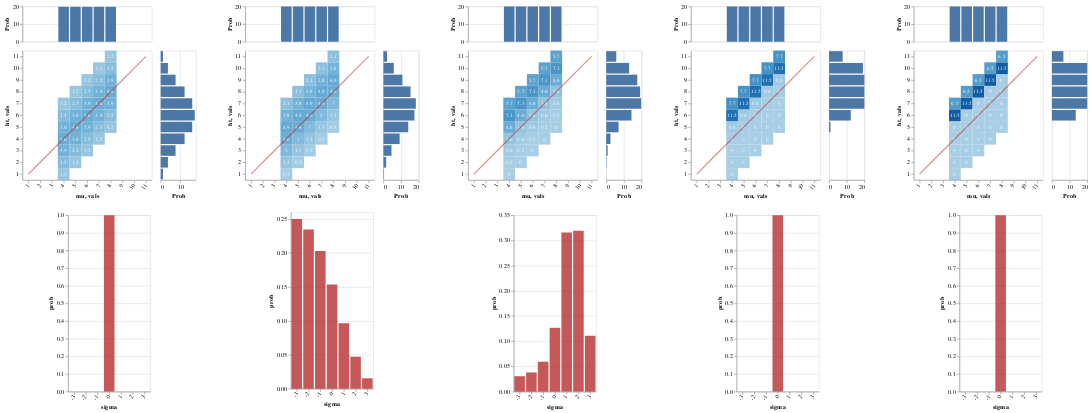

Notebook source saved alongside this figure:
### Markdown cell above
#### Pragmatic listener hears:

> "John is tall"

These agents become very confident that John's height exceeds the standard, though they remain in the dark about what the standard is

And as seen in the `ht est` marginal, even though the standard remains unknown, the belief that John's height exceeds it leads to a (positively skewed) evaluative distribution over worlds

### Code cell
writeIORef cacheRef (0, Map.empty)

mkGraph m = do
  heat <- enumD (first ht . fst <$> m)
  bar  <- enumD (lexID    . snd <$> m)
  return $ toVegaLite
    [ center True
    , vConcat [fromVL (margHeatFromDist heat), fromVL (sdBarFromDist sigma bar)]
    ]
    
vlShow . sidewaysDists <$> traverse mkGraph
  [ listener infoLUM cacheRef (0, UTall, den0)
  , lp infoLUM >>= \l -> listener infoLUM cacheRef (0, UTall, l)
  , listener infoLUM cacheRef (1, UTall, den0)
  , listener infoLUM cacheRef (2, UTall, den0)
  , listener infoLUM cacheRef (3, UTall, den0)
  ]

### Figure 1 — Vega-Lite specification as saved in the notebook (floating-point values rounded to 4 significant figures)
{"$schema": "https://vega.github.io/schema/vega-lite/v3.json", "hconcat": [{"$schema": "https://vega.github.io/schema/vega-lite/v3.json", "center": true, "vconcat": [{"$schema": "https://vega.github.io/schema/vega-lite/v3.json", "bounds": "flush", "config": {"scale": {"rectBandPaddingInner": 0}}, "data": {"values": [{"ht": "1", "mu": "4", "prob": 1.2}, {"ht": "2", "mu": "4", "prob": 2.5}, {"ht": "2", "mu": "5", "prob": 1.2}, {"ht": "3", "mu": "4", "prob": 3.9}, {"ht": "3", "mu": "5", "prob": 2.5}, {"ht": "3", "mu": "6", "prob": 1.2}, {"ht": "4", "mu": "4", "prob": 4.6}, {"ht": "4", "mu": "5", "prob": 3.9}, {"ht": "4", "mu": "6", "prob": 2.5}, {"ht": "4", "mu": "7", "prob": 1.2}, {"ht": "5", "mu": "4", "prob": 3.9}, {"ht": "5", "mu": "5", "prob": 4.6}, {"ht": "5", "mu": "6", "prob": 3.9}, {"ht": "5", "mu": "7", "prob": 2.5}, {"ht": "5", "mu": "8", "prob": 1.2}, {"ht": "6", "mu": "4", "prob": 2.5}, {"ht": "6", "mu": "5", "prob": 3.9}, {"ht": "6", "mu": "6", "prob": 4.6}, {"ht": "6", "mu": "7", "prob": 3.9}, {"ht": "6", "mu": "8", "prob": 2.5}, {"ht": "7", "mu": "4", "prob": 1.2}, {"ht": "7", "mu": "5", "prob": 2.5}, {"ht": "7", "mu": "6", "prob": 3.9}, {"ht": "7", "mu": "7", "prob": 4.6}, {"ht": "7", "mu": "8", "prob": 3.9}, {"ht": "8", "mu": "5", "prob": 1.2}, {"ht": "8", "mu": "6", "prob": 2.5}, {"ht": "8", "mu": "7", "prob": 3.9}, {"ht": "8", "mu": "8", "prob": 4.6}, {"ht": "9", "mu": "6", "prob": 1.2}, {"ht": "9", "mu": "7", "prob": 2.5}, {"ht": "9", "mu": "8", "prob": 3.9}, {"ht": "10", "mu": "7", "prob": 1.2}, {"ht": "10", "mu": "8", "prob": 2.5}, {"ht": "11", "mu": "8", "prob": 1.2}]}, "spacing": 15, "vconcat": [{"encoding": {"x": {"axis": null, "field": "mu", "scale": {"domain": ["1", "2", "3", "4", "5", "6", "7", "8", "9", "10", "11"], "rangeStep": 30}, "sort": null, "type": "ordinal"}, "y": {"aggregate": "sum", "axis": {"title": "Prob"}, "field": "prob", "type": "quantitative"}}, "height": 60, "mark": "bar"}, {"bounds": "flush", "hconcat": [{"encoding": {"x": {"axis": {"labelAngle": -55}, "field": "mu", "scale": {"domain": ["1", "2", "3", "4", "5", "6", "7", "8", "9", "10", "11"], "rangeStep": 30}, "sort": null, "type": "ordinal"}, "y": {"axis": {"labelAngle": 0}, "field": "ht", "scale": {"domain": ["11", "10", "9", "8", "7", "6", "5", "4", "3", "2", "1"], "rangeStep": 30}, "sort": null, "type": "ordinal"}}, "layer": [{"encoding": {"color": {"aggregate": "sum", "field": "prob", "legend": null, "scale": {"scheme": {"extent": [0.2, 0.9], "name": "blues"}}, "type": "quantitative"}}, "mark": "rect"}, {"encoding": {"color": {"value": "white"}, "text": {"aggregate": "sum", "field": "prob", "type": "quantitative"}}, "mark": {"fontSize": 9, "type": "text"}}, {"data": {"values": [{"vals": "1"}, {"vals": "2"}, {"vals": "3"}, {"vals": "4"}, {"vals": "5"}, {"vals": "6"}, {"vals": "7"}, {"vals": "8"}, {"vals": "9"}, {"vals": "10"}, {"vals": "11"}]}, "encoding": {"x": {"field": "vals", "sort": null, "type": "ordinal"}, "y": {"field": "vals", "sort": null, "type": "ordinal"}}, "mark": {"opacity": 0.5, "stroke": "firebrick", "strokeWidth": 2, "type": "line"}}]}, {"encoding": {"x": {"aggregate": "sum", "axis": {"title": "Prob"}, "field": "prob", "type": "quantitative"}, "y": {"axis": null, "field": "ht", "scale": {"domain": ["11", "10", "9", "8", "7", "6", "5", "4", "3", "2", "1"], "rangeStep": 30}, "sort": null, "type": "ordinal"}}, "mark": "bar", "width": 60}], "spacing": 15}]}, {"$schema": "https://vega.github.io/schema/vega-lite/v3.json", "data": {"values": [{"prob": 1, "sigma": "0"}]}, "description": "", "encoding": {"x": {"axis": {"labelAngle": -55}, "field": "sigma", "scale": {"domain": ["-3", "-2", "-1", "0", "1", "2", "3"], "rangeStep": 30}, "sort": null, "type": "ordinal"}, "y": {"field": "prob", "type": "quantitative"}}, "mark": {"color": "firebrick", "opacity": 0.75, "type": "bar"}}]}, {"$schema": "https://vega.github.io/schema/vega-lite/v3.json", "center": true, "vconcat": [{"$schema": "https://vega.github.io/schema/vega-lite/v3.json", "bounds": "flush", "config": {"scale": {"rectBandPaddingInner": 0}}, "data": {"values": [{"ht": "1", "mu": "4", "prob": 0.3}, {"ht": "2", "mu": "4", "prob": 1.3}, {"ht": "2", "mu": "5", "prob": 0.3}, {"ht": "3", "mu": "4", "prob": 3}, {"ht": "3", "mu": "5", "prob": 1.3}, {"ht": "3", "mu": "6", "prob": 0.3}, {"ht": "4", "mu": "4", "prob": 4.6}, {"ht": "4", "mu": "5", "prob": 3}, {"ht": "4", "mu": "6", "prob": 1.3}, {"ht": "4", "mu": "7", "prob": 0.3}, {"ht": "5", "mu": "4", "prob": 4.9}, {"ht": "5", "mu": "5", "prob": 4.6}, {"ht": "5", "mu": "6", "prob": 3}, {"ht": "5", "mu": "7", "prob": 1.3}, {"ht": "5", "mu": "8", "prob": 0.3}, {"ht": "6", "mu": "4", "prob": 3.8}, {"ht": "6", "mu": "5", "prob": 4.9}, {"ht": "6", "mu": "6", "prob": 4.6}, {"ht": "6", "mu": "7", "prob": 3}, {"ht": "6", "mu": "8", "prob": 1.3}, {"ht": "7", "mu": "4", "prob": 2.1}, {"ht": "7", "mu": "5", "prob": 3.8}, {"ht": "7", "mu": "6", "prob": 4.9}, {"ht": "7", "mu": "7", "prob": 4.6}, {"ht": "7", "mu": "8", "prob": 3}, {"ht": "8", "mu": "5", "prob": 2.1}, {"ht": "8", "mu": "6", "prob": 3.8}, {"ht": "8", "mu": "7", "prob": 4.9}, {"ht": "8", "mu": "8", "prob": 4.6}, {"ht": "9", "mu": "6", "prob": 2.1}, {"ht": "9", "mu": "7", "prob": 3.8}, {"ht": "9", "mu": "8", "prob": 4.9}, {"ht": "10", "mu": "7", "prob": 2.1}, {"ht": "10", "mu": "8", "prob": 3.8}, {"ht": "11", "mu": "8", "prob": 2.1}]}, "spacing": 15, "vconcat": [{"encoding": {"x": {"axis": null, "field": "mu", "scale": {"domain": ["1", "2", "3", "4", "5", "6", "7", "8", "9", "10", "11"], "rangeStep": 30}, "sort": null, "type": "ordinal"}, "y": {"aggregate": "sum", "axis": {"title": "Prob"}, "field": "prob", "type": "quantitative"}}, "height": 60, "mark": "bar"}, {"bounds": "flush", "hconcat": [{"encoding": {"x": {"axis": {"labelAngle": -55}, "field": "mu", "scale": {"domain": ["1", "2", "3", "4", "5", "6", "7", "8", "9", "10", "11"], "rangeStep": 30}, "sort": null, "type": "ordinal"}, "y": {"axis": {"labelAngle": 0}, "field": "ht", "scale": {"domain": ["11", "10", "9", "8", "7", "6", "5", "4", "3", "2", "1"], "rangeStep": 30}, "sort": null, "type": "ordinal"}}, "layer": [{"encoding": {"color": {"aggregate": "sum", "field": "prob", "legend": null, "scale": {"scheme": {"extent": [0.2, 0.9], "name": "blues"}}, "type": "quantitative"}}, "mark": "rect"}, {"encoding": {"color": {"value": "white"}, "text": {"aggregate": "sum", "field": "prob", "type": "quantitative"}}, "mark": {"fontSize": 9, "type": "text"}}, {"data": {"values": [{"vals": "1"}, {"vals": "2"}, {"vals": "3"}, {"vals": "4"}, {"vals": "5"}, {"vals": "6"}, {"vals": "7"}, {"vals": "8"}, {"vals": "9"}, {"vals": "10"}, {"vals": "11"}]}, "encoding": {"x": {"field": "vals", "sort": null, "type": "ordinal"}, "y": {"field": "vals", "sort": null, "type": "ordinal"}}, "mark": {"opacity": 0.5, "stroke": "firebrick", "strokeWidth": 2, "type": "line"}}]}, {"encoding": {"x": {"aggregate": "sum", "axis": {"title": "Prob"}, "field": "prob", "type": "quantitative"}, "y": {"axis": null, "field": "ht", "scale": {"domain": ["11", "10", "9", "8", "7", "6", "5", "4", "3", "2", "1"], "rangeStep": 30}, "sort": null, "type": "ordinal"}}, "mark": "bar", "width": 60}], "spacing": 15}]}, {"$schema": "https://vega.github.io/schema/vega-lite/v3.json", "data": {"values": [{"prob": 0.25, "sigma": "-3"}, {"prob": 0.2347, "sigma": "-2"}, {"prob": 0.2029, "sigma": "-1"}, {"prob": 0.1535, "sigma": "0"}, {"prob": 0.09646, "sigma": "1"}, {"prob": 0.04714, "sigma": "2"}, {"prob": 0.01533, "sigma": "3"}]}, "description": "", "encoding": {"x": {"axis": {"labelAngle": -55}, "field": "sigma", "scale": {"domain": ["-3", "-2", "-1", "0", "1", "2", "3"], "rangeStep": 30}, "sort": null, "type": "ordinal"}, "y": {"field": "prob", "type": "quantitative"}}, "mark": {"color": "firebrick", "opacity": 0.75, "type": "bar"}}]}, {"$schema": "https://vega.github.io/schema/vega-lite/v3.json", "center": true, "vconcat": [{"$schema": "https://vega.github.io/schema/vega-lite/v3.json", "bounds": "flush", "config": {"scale": {"rectBandPaddingInner": 0}}, "data": {"values": [{"ht": "1", "mu": "4", "prob": 0}, {"ht": "2", "mu": "4", "prob": 0.2}, {"ht": "2", "mu": "5", "prob": 0}, {"ht": "3", "mu": "4", "prob": 0.6}, {"ht": "3", "mu": "5", "prob": 0.2}, {"ht": "3", "mu": "6", "prob": 0}, {"ht": "4", "mu": "4", "prob": 1.6}, {"ht": "4", "mu": "5", "prob": 0.6}, {"ht": "4", "mu": "6", "prob": 0.2}, {"ht": "4", "mu": "7", "prob": 0}, {"ht": "5", "mu": "4", "prob": 4.6}, {"ht": "5", "mu": "5", "prob": 1.6}, {"ht": "5", "mu": "6", "prob": 0.6}, {"ht": "5", "mu": "7", "prob": 0.2}, {"ht": "5", "mu": "8", "prob": 0}, {"ht": "6", "mu": "4", "prob": 7.3}, {"ht": "6", "mu": "5", "prob": 4.6}, {"ht": "6", "mu": "6", "prob": 1.6}, {"ht": "6", "mu": "7", "prob": 0.6}, {"ht": "6", "mu": "8", "prob": 0.2}, {"ht": "7", "mu": "4", "prob": 5.7}, {"ht": "7", "mu": "5", "prob": 7.3}, {"ht": "7", "mu": "6", "prob": 4.6}, {"ht": "7", "mu": "7", "prob": 1.6}, {"ht": "7", "mu": "8", "prob": 0.6}, {"ht": "8", "mu": "5", "prob": 5.7}, {"ht": "8", "mu": "6", "prob": 7.3}, {"ht": "8", "mu": "7", "prob": 4.6}, {"ht": "8", "mu": "8", "prob": 1.6}, {"ht": "9", "mu": "6", "prob": 5.7}, {"ht": "9", "mu": "7", "prob": 7.3}, {"ht": "9", "mu": "8", "prob": 4.6}, {"ht": "10", "mu": "7", "prob": 5.7}, {"ht": "10", "mu": "8", "prob": 7.3}, {"ht": "11", "mu": "8", "prob": 5.7}]}, "spacing": 15, "vconcat": [{"encoding": {"x": {"axis": null, "field": "mu", "scale": {"domain": ["1", "2", "3", "4", "5", "6", "7", "8", "9", "10", "11"], "rangeStep": 30}, "sort": null, "type": "ordinal"}, "y": {"aggregate": "sum", "axis": {"title": "Prob"}, "field": "prob", "type": "quantitative"}}, "height": 60, "mark": "bar"}, {"bounds": "flush", "hconcat": [{"encoding": {"x": {"axis": {"labelAngle": -55}, "field": "mu", "scale": {"domain": ["1", "2", "3", "4", "5", "6", "7", "8", "9", "10", "11"], "rangeStep": 30}, "sort": null, "type": "ordinal"}, "y": {"axis": {"labelAngle": 0}, "field": "ht", "scale": {"domain": ["11", "10", "9", "8", "7", "6", "5", "4", "3", "2", "1"], "rangeStep": 30}, "sort": null, "type": "ordinal"}}, "layer": [{"encoding": {"color": {"aggregate": "sum", "field": "prob", "legend": null, "scale": {"scheme": {"extent": [0.2, 0.9], "name": "blues"}}, "type": "quantitative"}}, "mark": "rect"}, {"encoding": {"color": {"value": "white"}, "text": {"aggregate": "sum", "field": "prob", "type": "quantitative"}}, "mark": {"fontSize": 9, "type": "text"}}, {"data": {"values": [{"vals": "1"}, {"vals": "2"}, {"vals": "3"}, {"vals": "4"}, {"vals": "5"}, {"vals": "6"}, {"vals": "7"}, {"vals": "8"}, {"vals": "9"}, {"vals": "10"}, {"vals": "11"}]}, "encoding": {"x": {"field": "vals", "sort": null, "type": "ordinal"}, "y": {"field": "vals", "sort": null, "type": "ordinal"}}, "mark": {"opacity": 0.5, "stroke": "firebrick", "strokeWidth": 2, "type": "line"}}]}, {"encoding": {"x": {"aggregate": "sum", "axis": {"title": "Prob"}, "field": "prob", "type": "quantitative"}, "y": {"axis": null, "field": "ht", "scale": {"domain": ["11", "10", "9", "8", "7", "6", "5", "4", "3", "2", "1"], "rangeStep": 30}, "sort": null, "type": "ordinal"}}, "mark": "bar", "width": 60}], "spacing": 15}]}, {"$schema": "https://vega.github.io/schema/vega-lite/v3.json", "data": {"values": [{"prob": 0.03062, "sigma": "-3"}, {"prob": 0.03803, "sigma": "-2"}, {"prob": 0.05928, "sigma": "-1"}, {"prob": 0.1266, "sigma": "0"}, {"prob": 0.3157, "sigma": "1"}, {"prob": 0.319, "sigma": "2"}, {"prob": 0.1108, "sigma": "3"}]}, "description": "", "encoding": {"x": {"axis": {"labelAngle": -55}, "field": "sigma", "scale": {"domain": ["-3", "-2", "-1", "0", "1", "2", "3"], "rangeStep": 30}, "sort": null, "type": "ordinal"}, "y": {"field": "prob", "type": "quantitative"}}, "mark": {"color": "firebrick", "opacity": 0.75, "type": "bar"}}]}, {"$schema": "https://vega.github.io/schema/vega-lite/v3.json", "center": true, "vconcat": [{"$schema": "https://vega.github.io/schema/vega-lite/v3.json", "bounds": "flush", "config": {"scale": {"rectBandPaddingInner": 0}}, "data": {"values": [{"ht": "1", "mu": "4", "prob": 0}, {"ht": "2", "mu": "4", "prob": 0}, {"ht": "2", "mu": "5", "prob": 0}, {"ht": "3", "mu": "4", "prob": 0}, {"ht": "3", "mu": "5", "prob": 0}, {"ht": "3", "mu": "6", "prob": 0}, {"ht": "4", "mu": "4", "prob": 0}, {"ht": "4", "mu": "5", "prob": 0}, {"ht": "4", "mu": "6", "prob": 0}, {"ht": "4", "mu": "7", "prob": 0}, {"ht": "5", "mu": "4", "prob": 0.8}, {"ht": "5", "mu": "5", "prob": 0}, {"ht": "5", "mu": "6", "prob": 0}, {"ht": "5", "mu": "7", "prob": 0}, {"ht": "5", "mu": "8", "prob": 0}, {"ht": "6", "mu": "4", "prob": 11.5}, {"ht": "6", "mu": "5", "prob": 0.8}, {"ht": "6", "mu": "6", "prob": 0}, {"ht": "6", "mu": "7", "prob": 0}, {"ht": "6", "mu": "8", "prob": 0}, {"ht": "7", "mu": "4", "prob": 7.7}, {"ht": "7", "mu": "5", "prob": 11.5}, {"ht": "7", "mu": "6", "prob": 0.8}, {"ht": "7", "mu": "7", "prob": 0}, {"ht": "7", "mu": "8", "prob": 0}, {"ht": "8", "mu": "5", "prob": 7.7}, {"ht": "8", "mu": "6", "prob": 11.5}, {"ht": "8", "mu": "7", "prob": 0.8}, {"ht": "8", "mu": "8", "prob": 0}, {"ht": "9", "mu": "6", "prob": 7.7}, {"ht": "9", "mu": "7", "prob": 11.5}, {"ht": "9", "mu": "8", "prob": 0.8}, {"ht": "10", "mu": "7", "prob": 7.7}, {"ht": "10", "mu": "8", "prob": 11.5}, {"ht": "11", "mu": "8", "prob": 7.7}]}, "spacing": 15, "vconcat": [{"encoding": {"x": {"axis": null, "field": "mu", "scale": {"domain": ["1", "2", "3", "4", "5", "6", "7", "8", "9", "10", "11"], "rangeStep": 30}, "sort": null, "type": "ordinal"}, "y": {"aggregate": "sum", "axis": {"title": "Prob"}, "field": "prob", "type": "quantitative"}}, "height": 60, "mark": "bar"}, {"bounds": "flush", "hconcat": [{"encoding": {"x": {"axis": {"labelAngle": -55}, "field": "mu", "scale": {"domain": ["1", "2", "3", "4", "5", "6", "7", "8", "9", "10", "11"], "rangeStep": 30}, "sort": null, "type": "ordinal"}, "y": {"axis": {"labelAngle": 0}, "field": "ht", "scale": {"domain": ["11", "10", "9", "8", "7", "6", "5", "4", "3", "2", "1"], "rangeStep": 30}, "sort": null, "type": "ordinal"}}, "layer": [{"encoding": {"color": {"aggregate": "sum", "field": "prob", "legend": null, "scale": {"scheme": {"extent": [0.2, 0.9], "name": "blues"}}, "type": "quantitative"}}, "mark": "rect"}, {"encoding": {"color": {"value": "white"}, "text": {"aggregate": "sum", "field": "prob", "type": "quantitative"}}, "mark": {"fontSize": 9, "type": "text"}}, {"data": {"values": [{"vals": "1"}, {"vals": "2"}, {"vals": "3"}, {"vals": "4"}, {"vals": "5"}, {"vals": "6"}, {"vals": "7"}, {"vals": "8"}, {"vals": "9"}, {"vals": "10"}, {"vals": "11"}]}, "encoding": {"x": {"field": "vals", "sort": null, "type": "ordinal"}, "y": {"field": "vals", "sort": null, "type": "ordinal"}}, "mark": {"opacity": 0.5, "stroke": "firebrick", "strokeWidth": 2, "type": "line"}}]}, {"encoding": {"x": {"aggregate": "sum", "axis": {"title": "Prob"}, "field": "prob", "type": "quantitative"}, "y": {"axis": null, "field": "ht", "scale": {"domain": ["11", "10", "9", "8", "7", "6", "5", "4", "3", "2", "1"], "rangeStep": 30}, "sort": null, "type": "ordinal"}}, "mark": "bar", "width": 60}], "spacing": 15}]}, {"$schema": "https://vega.github.io/schema/vega-lite/v3.json", "data": {"values": [{"prob": 1, "sigma": "0"}]}, "description": "", "encoding": {"x": {"axis": {"labelAngle": -55}, "field": "sigma", "scale": {"domain": ["-3", "-2", "-1", "0", "1", "2", "3"], "rangeStep": 30}, "sort": null, "type": "ordinal"}, "y": {"field": "prob", "type": "quantitative"}}, "mark": {"color": "firebrick", "opacity": 0.75, "type": "bar"}}]}, {"$schema": "https://vega.github.io/schema/vega-lite/v3.json", "center": true, "vconcat": [{"$schema": "https://vega.github.io/schema/vega-lite/v3.json", "bounds": "flush", "config": {"scale": {"rectBandPaddingInner": 0}}, "data": {"values": [{"ht": "1", "mu": "4", "prob": 0}, {"ht": "2", "mu": "4", "prob": 0}, {"ht": "2", "mu": "5", "prob": 0}, {"ht": "3", "mu": "4", "prob": 0}, {"ht": "3", "mu": "5", "prob": 0}, {"ht": "3", "mu": "6", "prob": 0}, {"ht": "4", "mu": "4", "prob": 0}, {"ht": "4", "mu": "5", "prob": 0}, {"ht": "4", "mu": "6", "prob": 0}, {"ht": "4", "mu": "7", "prob": 0}, {"ht": "5", "mu": "4", "prob": 0}, {"ht": "5", "mu": "5", "prob": 0}, {"ht": "5", "mu": "6", "prob": 0}, {"ht": "5", "mu": "7", "prob": 0}, {"ht": "5", "mu": "8", "prob": 0}, {"ht": "6", "mu": "4", "prob": 13.5}, {"ht": "6", "mu": "5", "prob": 0}, {"ht": "6", "mu": "6", "prob": 0}, {"ht": "6", "mu": "7", "prob": 0}, {"ht": "6", "mu": "8", "prob": 0}, {"ht": "7", "mu": "4", "prob": 6.5}, {"ht": "7", "mu": "5", "prob": 13.5}, {"ht": "7", "mu": "6", "prob": 0}, {"ht": "7", "mu": "7", "prob": 0}, {"ht": "7", "mu": "8", "prob": 0}, {"ht": "8", "mu": "5", "prob": 6.5}, {"ht": "8", "mu": "6", "prob": 13.5}, {"ht": "8", "mu": "7", "prob": 0}, {"ht": "8", "mu": "8", "prob": 0}, {"ht": "9", "mu": "6", "prob": 6.5}, {"ht": "9", "mu": "7", "prob": 13.5}, {"ht": "9", "mu": "8", "prob": 0}, {"ht": "10", "mu": "7", "prob": 6.5}, {"ht": "10", "mu": "8", "prob": 13.5}, {"ht": "11", "mu": "8", "prob": 6.5}]}, "spacing": 15, "vconcat": [{"encoding": {"x": {"axis": null, "field": "mu", "scale": {"domain": ["1", "2", "3", "4", "5", "6", "7", "8", "9", "10", "11"], "rangeStep": 30}, "sort": null, "type": "ordinal"}, "y": {"aggregate": "sum", "axis": {"title": "Prob"}, "field": "prob", "type": "quantitative"}}, "height": 60, "mark": "bar"}, {"bounds": "flush", "hconcat": [{"encoding": {"x": {"axis": {"labelAngle": -55}, "field": "mu", "scale": {"domain": ["1", "2", "3", "4", "5", "6", "7", "8", "9", "10", "11"], "rangeStep": 30}, "sort": null, "type": "ordinal"}, "y": {"axis": {"labelAngle": 0}, "field": "ht", "scale": {"domain": ["11", "10", "9", "8", "7", "6", "5", "4", "3", "2", "1"], "rangeStep": 30}, "sort": null, "type": "ordinal"}}, "layer": [{"encoding": {"color": {"aggregate": "sum", "field": "prob", "legend": null, "scale": {"scheme": {"extent": [0.2, 0.9], "name": "blues"}}, "type": "quantitative"}}, "mark": "rect"}, {"encoding": {"color": {"value": "white"}, "text": {"aggregate": "sum", "field": "prob", "type": "quantitative"}}, "mark": {"fontSize": 9, "type": "text"}}, {"data": {"values": [{"vals": "1"}, {"vals": "2"}, {"vals": "3"}, {"vals": "4"}, {"vals": "5"}, {"vals": "6"}, {"vals": "7"}, {"vals": "8"}, {"vals": "9"}, {"vals": "10"}, {"vals": "11"}]}, "encoding": {"x": {"field": "vals", "sort": null, "type": "ordinal"}, "y": {"field": "vals", "sort": null, "type": "ordinal"}}, "mark": {"opacity": 0.5, "stroke": "firebrick", "strokeWidth": 2, "type": "line"}}]}, {"encoding": {"x": {"aggregate": "sum", "axis": {"title": "Prob"}, "field": "prob", "type": "quantitative"}, "y": {"axis": null, "field": "ht", "scale": {"domain": ["11", "10", "9", "8", "7", "6", "5", "4", "3", "2", "1"], "rangeStep": 30}, "sort": null, "type": "ordinal"}}, "mark": "bar", "width": 60}], "spacing": 15}]}, {"$schema": "https://vega.github.io/schema/vega-lite/v3.json", "data": {"values": [{"prob": 1, "sigma": "0"}]}, "description": "", "encoding": {"x": {"axis": {"labelAngle": -55}, "field": "sigma", "scale": {"domain": ["-3", "-2", "-1", "0", "1", "2", "3"], "rangeStep": 30}, "sort": null, "type": "ordinal"}, "y": {"field": "prob", "type": "quantitative"}}, "mark": {"color": "firebrick", "opacity": 0.75, "type": "bar"}}]}], "spacing": 50}
